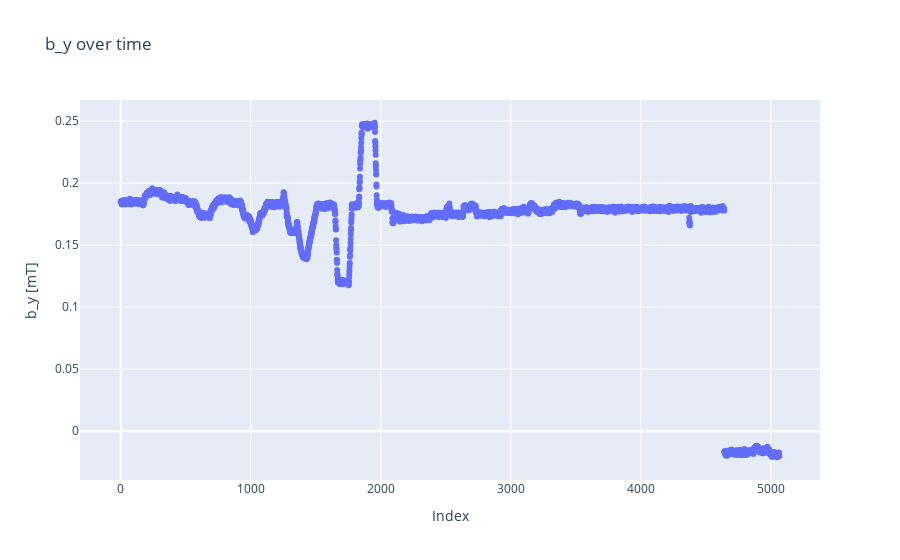

The code cell stored with this chart in its notebook:
### Code cell
measuredby = go.Scatter(x=index, y=by7, mode='markers')
layoutby = go.Layout(title='b_y over time')
figby = go.Figure(data=[measuredby], layout=layoutby)
figby.update_yaxes(scaleanchor='y')
figby.update_layout(
    xaxis_title="Index",
    yaxis_title="b_y [mT]"
)
figby.show()

### Figure 1 — Plotly figure (JSON) as saved in the notebook; plotly's stock layout.template omitted (floating-point values rounded to 4 significant figures; data arrays with more than 128 entries replaced by an {"elided": "..."} marker saying what was removed)
{"data": [{"mode": "markers", "type": "scatter", "x": {"elided": "5067 int values"}, "y": {"elided": "5067 float values"}}], "layout": {"title": {"text": "b_y over time"}, "xaxis": {"title": {"text": "Index"}}, "yaxis": {"scaleanchor": "y", "title": {"text": "b_y [mT]"}}}}
